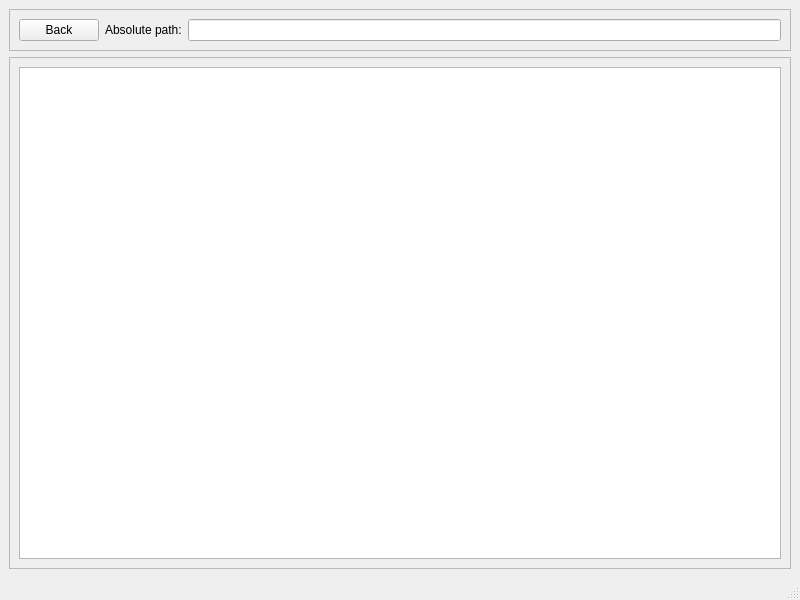
<?xml version="1.0" encoding="UTF-8"?>
<ui version="4.0">
 <class>MainWindow</class>
 <widget class="QMainWindow" name="MainWindow">
  <property name="geometry">
   <rect>
    <x>0</x>
    <y>0</y>
    <width>800</width>
    <height>600</height>
   </rect>
  </property>
  <property name="windowTitle">
   <string>MainWindow</string>
  </property>
  <widget class="QWidget" name="centralwidget">
   <layout class="QVBoxLayout" name="verticalLayout">
    <item>
     <widget class="QFrame" name="frame">
      <property name="sizePolicy">
       <sizepolicy hsizetype="Preferred" vsizetype="Maximum">
        <horstretch>0</horstretch>
        <verstretch>0</verstretch>
       </sizepolicy>
      </property>
      <property name="frameShape">
       <enum>QFrame::StyledPanel</enum>
      </property>
      <property name="frameShadow">
       <enum>QFrame::Raised</enum>
      </property>
      <layout class="QHBoxLayout" name="horizontalLayout_2">
       <item>
        <widget class="QPushButton" name="pushButton_Back">
         <property name="text">
          <string>Back</string>
         </property>
        </widget>
       </item>
       <item>
        <widget class="QLabel" name="label_absolutePath">
         <property name="text">
          <string>Absolute path:</string>
         </property>
        </widget>
       </item>
       <item>
        <widget class="QLineEdit" name="lineEdit_absolutePath"/>
       </item>
      </layout>
     </widget>
    </item>
    <item>
     <widget class="QFrame" name="frame_2">
      <property name="frameShape">
       <enum>QFrame::StyledPanel</enum>
      </property>
      <property name="frameShadow">
       <enum>QFrame::Raised</enum>
      </property>
      <layout class="QHBoxLayout" name="horizontalLayout">
       <item>
        <widget class="QListView" name="listView_explorer"/>
       </item>
      </layout>
     </widget>
    </item>
   </layout>
  </widget>
  <widget class="QMenuBar" name="menubar">
   <property name="geometry">
    <rect>
     <x>0</x>
     <y>0</y>
     <width>800</width>
     <height>22</height>
    </rect>
   </property>
  </widget>
  <widget class="QStatusBar" name="statusbar"/>
 </widget>
 <resources/>
 <connections/>
</ui>
